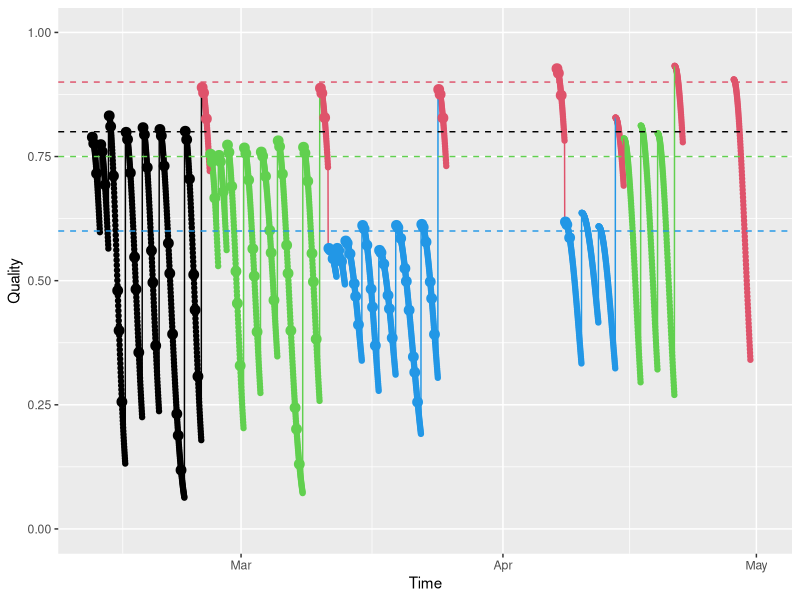

Source code (R):
#Upgraded Hair Data Generation
library(tidyverse)

#Read in schedule
realData = read.csv('HairResearchData.csv') %>% 
  mutate(ExpectedTreatTime = as.POSIXct(paste(Date,'7:30'),format = '%m/%d/%Y %H:%M'),
         TreatTimeStamp = as.POSIXct(paste(Date,Treatment.Time),format = '%m/%d/%Y %H:%M'),
         MorningTimeStamp = as.POSIXct(paste(Date,Morning.Picture.Time),format = '%m/%d/%Y %H:%M'),
         MiddayTimeStamp = as.POSIXct(paste(Date,Midday.Picture.Time),format = '%m/%d/%Y %H:%M'),
         EveningTimeStamp = as.POSIXct(paste(Date,Evening.Picture.Time),format = '%m/%d/%Y %H:%M'))
treatTimes = realData %>% 
  # filter(Actual.Treatment != 'NOTHING') %>% 
  filter(Treatment.Plan != 'NOTHING') %>% 
  # mutate(UsedTreatTime = as.POSIXct(ifelse(is.na(TreatTimeStamp),
  #                                          ExpectedTreatTime,TreatTimeStamp),
  #                                   origin = '1970-01-01 UTC')) %>% 
  pull(ExpectedTreatTime) 
treatName = realData %>% 
  filter(Treatment.Plan != 'NOTHING') %>% 
  pull(Treatment.Variable) 
treatOpts = unique(treatName)
treatAssign = lapply(treatName,function(x) which(treatOpts == x)) %>% unlist
sampleTimes = realData %>% 
  select(MorningTimeStamp,MiddayTimeStamp,EveningTimeStamp) %>% 
  pivot_longer(everything()) %>% 
  pull(value) %>% 
  na.omit()
expectedSampleTimes = c(
  seq.POSIXt(from = as.POSIXct('2023-02-11 09:30:00 CST'),
             to = as.POSIXct('2023-04-08 09:30:00 CDT'),by = 'day'),
  seq.POSIXt(from = as.POSIXct('2023-02-11 13:30:00 CST'),
             to = as.POSIXct('2023-04-08 13:30:00 CDT'),by = 'day'),
  seq.POSIXt(from = as.POSIXct('2023-02-11 21:30:00 CST'),
             to = as.POSIXct('2023-04-08 21:30:00 CDT'),by = 'day')) %>% 
  sort()

treatInts = c(.8,.9,.75,.6) #True Intercepts of treatments
treatDecays = c(.9,1.1,1,1.3) #First treatment should decay faster

# generateBayesHairQualityCurveTime <- function(t,z){
#   #Given the treatment intercepts and decay rates set above and that this
#   #model is how hair quality operates, this is the true curves we'd expect
#   #t - time of treatment
#   #z - assigned treatment
#   bayesTreatInts = rnorm(length(z),treatInts[z],sd = .025)
#   bayesTreatDecays = rnorm(length(z),treatDecays[z],sd = .1)
#   timePoints = seq.POSIXt(min(t),max(t) + 24*3600,by = 'hour')
#   alpha = 48 * 3600
#   N = length(timePoints)
#   qualityDF = data.frame(Time = timePoints,Quality = NA,Treatment = NA)
#   lastTreatTime = '2023-02-10 08:30:00 CST'
#   lastTreatAssign = 1
#   lastInt = bayesTreatInts[1]
#   lastDecay = bayesTreatDecays[1]
#   extendZ = rep(NA,N)
#   ix = 0
#   for(i in timePoints){
#     ix = ix + 1
#     if(i %in% t) {
#       lastTreatTime = i
#       lastTreatAssign = z[t == i]
#       lastInt = bayesTreatInts[t == i]
#       lastDecay = bayesTreatDecays[t == i]
#       qualityDF[ix,'Quality'] = lastInt
#     }
#     else{
#       qualityDF[ix,'Quality'] = lastInt * 
#         exp(-(lastTreatTime - i)^2 / (alpha * lastDecay) ^ 2)
#     }
#     qualityDF[ix,'Treatment'] = lastTreatAssign
#   }
#   return(qualityDF)
#   # return(data.frame(Time = timePoints,
#   #                   Quality = qualityAssign,
#   #                   Treatment = extendZ))
# }
# #Takes a while (~100 seconds)
# bayesCurveTime = generateBayesHairQualityCurveTime(treatTimes,treatAssign)
# sampleQualityDF = bayesCurveTime %>% filter(Time %in% sampleTimes)

qualityFunction <- function(tDiff,yInt,decayRate,alphaFactor = 48){
  return(yInt * exp(-tDiff^2/(decayRate * alphaFactor)^2))
}

generateBayesHairParameters <- function(z,trueInts,trueDecays){
  #Given a certain treatment schedule and the true parameters, generates
  #bayesian draws from the true parameters
  bayesTreatInts = rnorm(length(z),trueInts[z],sd = .025)
  bayesTreatDecays = rnorm(length(z),trueDecays[z],sd = .1)
  return(list(SampledTreatInts = bayesTreatInts,
              SampledTreatDecays = bayesTreatDecays))
}

sampleHairQuality <- function(x,t,z,bayesInt,bayesDecay){
  #Samples hair quality given parameters and known treatment times t and 
  #assignment z at sample times x
  lapply(x,function(y) 
    qualityFunction(
      as.double(difftime(y,t[max(which(t <= y))],units = 'hours')),
      bayesInt[max(which(t <= y))],bayesDecay[max(which(t <= y))])) %>% 
    unlist %>% 
    return()
}

bayesParams = generateBayesHairParameters(treatAssign,treatInts,treatDecays)
yObs = sampleHairQuality(expectedSampleTimes,treatTimes,treatAssign,
                     bayesParams$SampledTreatInts,bayesParams$SampledTreatDecays)
# plot(expectedSampleTimes,yObs)

# a = curve(sampleHairQuality(x,treatTimes,treatAssign,
#                         bayesParams$SampledTreatInts,bayesParams$SampledTreatDecays),
#           xlim = c(min(treatTimes),max(treatTimes) + 24*3600),ylim = c(0,1),n = 100000)
# points(expectedSampleTimes,yObs)

fakeDataCurve = data.frame(Time = seq.POSIXt(from = min(treatTimes),
                                             to = max(treatTimes) + 24*3600,
                                             by = '30 mins')) %>% 
  mutate(
    Quality = sampleHairQuality(Time,
                                treatTimes,treatAssign,
                                bayesParams$SampledTreatInts,
                                bayesParams$SampledTreatDecays)) %>% 
  mutate(Treatment = lapply(Time,function(x) 
    treatAssign[which(treatTimes == max(treatTimes[treatTimes <= x]))]) %>% unlist)
generatedHairSample = data.frame(Time = expectedSampleTimes,
                        Quality = yObs) %>% 
  mutate(Treatment = lapply(Time,function(x) 
    treatAssign[which(treatTimes == max(treatTimes[treatTimes <= x]))]) %>% unlist)

ggplot(fakeDataCurve,aes(x = Time,y = Quality,color = Treatment)) + 
  geom_point() + 
  geom_line() +
  coord_cartesian(ylim = c(0,1)) + 
  # geom_vline(xintercept = treatTimes,lty = 2) +
  scale_color_identity() +
  geom_point(data = generatedHairSample,size = 3) +
  geom_hline(data = data.frame(Quality = treatInts,
                               Treatment = 1:4),
             aes(yintercept = Quality,color = Treatment),lty = 2)

